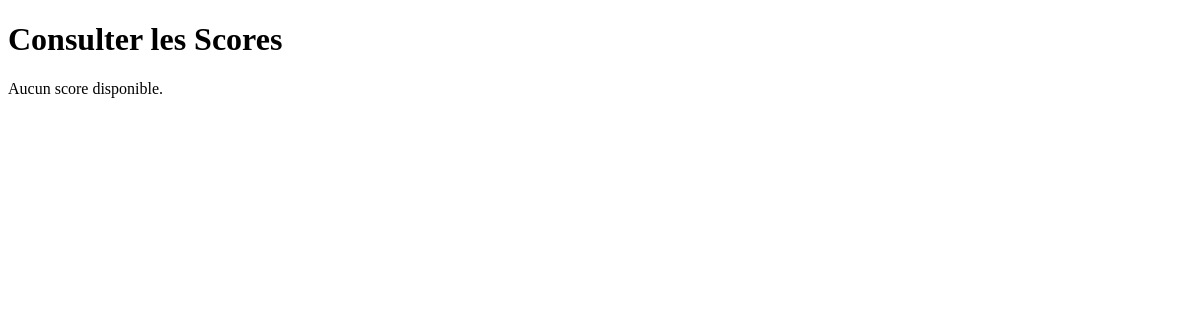
The page /consulter_scores.php on the database as committed earlier.
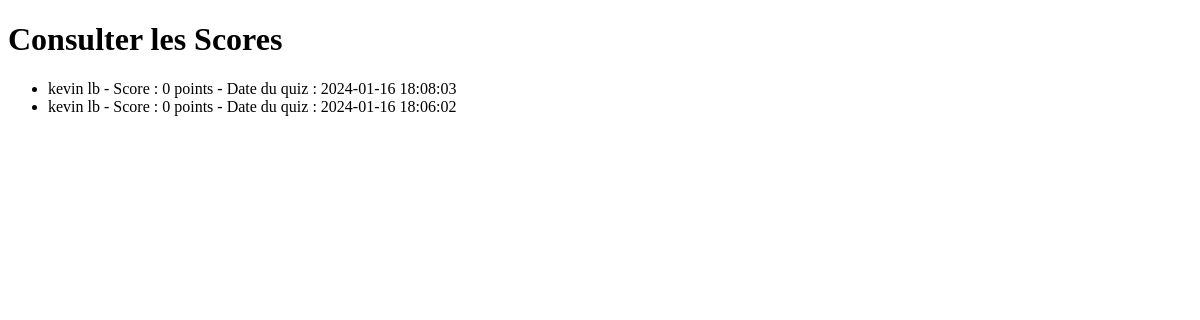
The same page on the database as committed later.
### tables this page shows
CREATE TABLE scores (
        id INTEGER PRIMARY KEY,
        participant_id INTEGER,
        score INTEGER,
        time INTEGER,
        FOREIGN KEY (participant_id) REFERENCES participants(idP));

CREATE TABLE participants (
        idP INTEGER PRIMARY KEY,
        nom TEXT,
        prenom TEXT,
        time INTEGER);

### consulter_scores.php (the view, shortened to what this page needs)
<!DOCTYPE html>
<html lang="fr">
<head>
</head>
<body>
    <h1>Consulter les Scores</h1>
    <?php
    try {
        $file_db = new PDO('sqlite:contacts.sqlite3');
        $file_db->setAttribute(PDO::ATTR_ERRMODE, PDO::ERRMODE_WARNING);
        $scores = $file_db->query("SELECT * FROM scores ORDER BY id DESC")->fetchAll(PDO::FETCH_ASSOC);
        if ($scores) {
            echo '<ul>';
            foreach ($scores as $score) {
                $person = $file_db->query("SELECT * FROM participants NATURAL JOIN scores WHERE id = ". $score['participant_id'])->fetch(PDO::FETCH_ASSOC);
                echo '<li>'. $person['nom'] .' ' . $person['prenom'] .' - Score : ' . $score['score'] . ' points - Date du quiz : ' . date('Y-m-d H:i:s', $score['time']) . '</li>';
            }
            echo '</ul>';
        } else {
            echo '<p>Aucun score disponible.</p>';
        }
    } catch (PDOException $ex) {
        echo $ex->getMessage();
    }
    ?>
</body>
</html>

Rows that differ between the two databases and show on the page:
added scores: participant.nom "kevin", participant.prenom "lb", score "0", time "2024-01-16 18:08:03"
added scores: participant.nom "kevin", participant.prenom "lb", score "0", time "2024-01-16 18:06:02"
Other text that changed with them:
text no longer shown: "Aucun score disponible."
